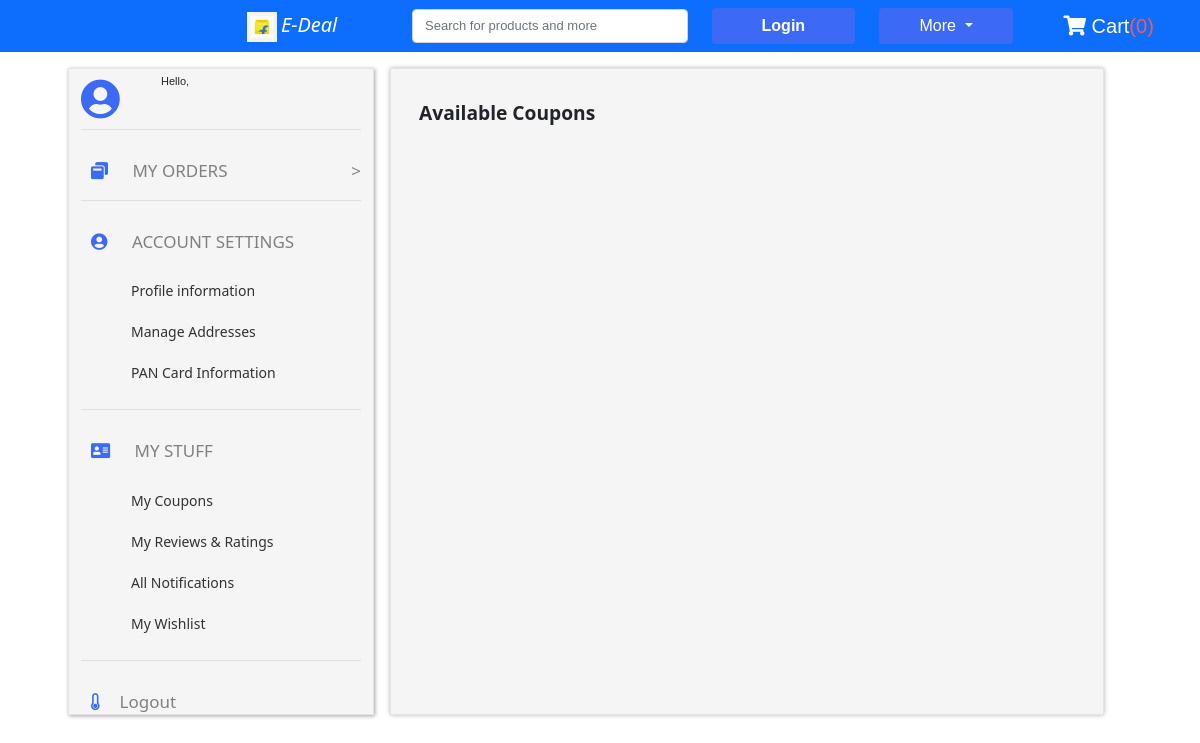
Before: /coupon/ with the older database file.
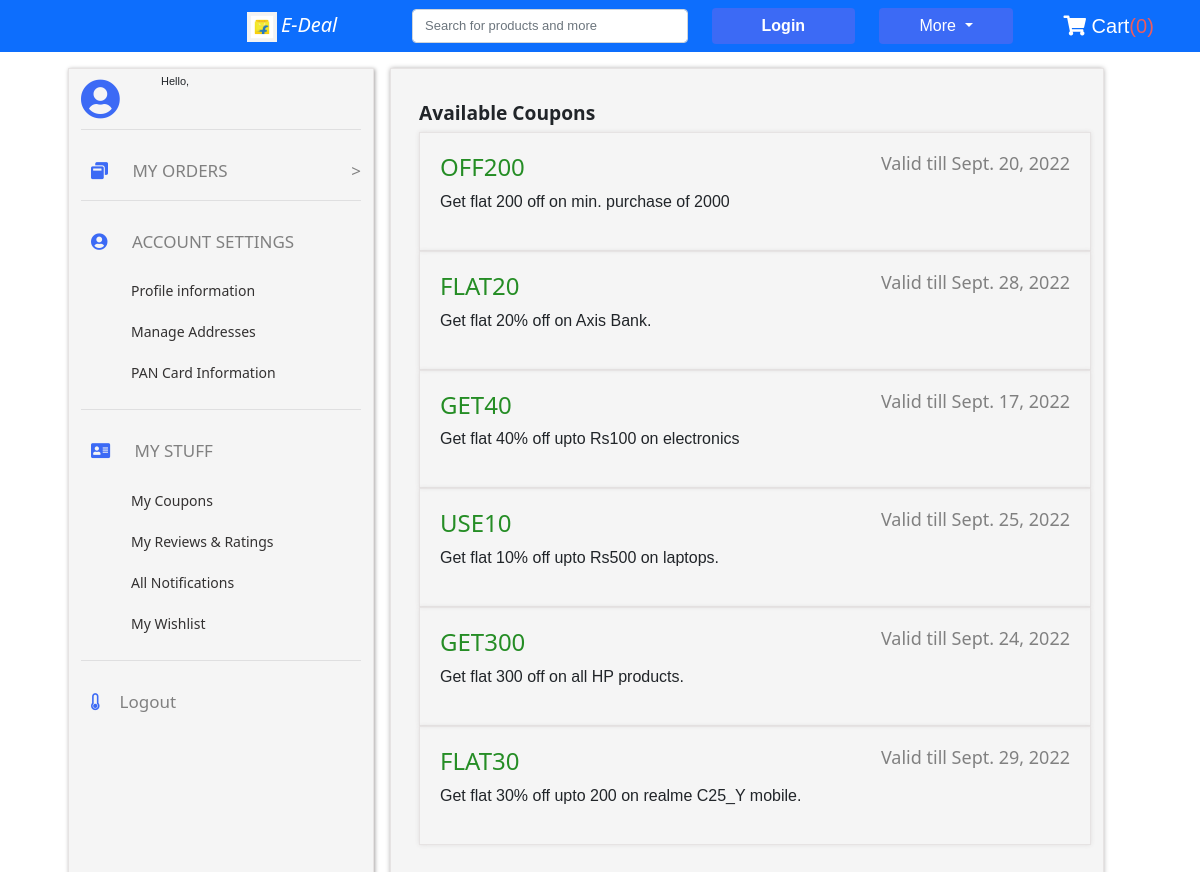
After: the same page with the newer database file.
### store/models.py (models this page shows, shortened)
class Coupon(models.Model):
    coupon_type = (
        ('min', 'min'),
        ('bank', 'bank'),
        ('category', 'category'),
        ('sub_cat', 'sub_cat'),
        ('brand', 'brand'),
        ('product','product')
    )
    dis_type = (
        ('in_percentage', 'in_percentage'),
        ('in_rupees','in_rupees')
    )
    user = models.ForeignKey(User, on_delete=models.CASCADE)
    coupon_type = models.CharField(max_length=8, choices=coupon_type)
    min = models.IntegerField(default=None, null=True, blank=True)
    bank = models.CharField(max_length=45,default=None, null=True, blank=True)
    category = models.ForeignKey(Category, on_delete=models.CASCADE, default=None, null=True, blank=True)
    sub_cat = models.ForeignKey(SubCategory, on_delete=models.CASCADE, default=None, null=True, blank=True)
    brand = models.CharField(max_length=20, default=None, null=True, blank=True)
    product = models.ForeignKey(Product, on_delete=models.CASCADE, default=None, null=True, blank=True)
    coupon_code = models.CharField(max_length=6)
    discount_type = models.CharField(max_length=15, choices=dis_type)
    discount = models.IntegerField()
    upto = models.IntegerField(default=None, null=True, blank=True)
    description = models.CharField(max_length=50)
    valid_till = models.DateField(default=None)

### store/views.py (the view, shortened to what this page needs)
# urls.py: path("coupon/",CouponView.as_view(), name="coupon"),
class CouponView(View):
    def get(self, request):
        context = {"coupons": Coupon.objects.all()}
        return render(request, "store/coupon.html", context)

### store/templatetags/cart_filter.py (called while the page is built)
@register.filter(name="cart_quantity")
def cart_quantity(cart):
    return len(cart)

### store/templates/store/coupon.html (shortened to what this page needs)
{% extends 'store/base.html' %}
{% load static %}
{% load crispy_forms_tags %}
{% load cart_tag %}
{% load cart_filter %}
{% block content %}
<div class="wish-div">
    <div class="row">
        <div class="col-md-3 wish-sidebar">
            <div class="row w-profile">
                <div class="col-md-3 w-img">
                    <i class="fa fa-user-circle user" aria-hidden="true"></i>
                </div>
                <div class="col">
                    <p class="w-hello">Hello,</p>
                </div>
            </div>
            <hr class="line" id="w-line">
            <div class="mt-3 w-order">
                <a href="{% url 'store:order' %}"><i class="fa fa-window-restore user" aria-hidden="true"></i><span
                        class="w-s-h"> MY ORDERS</span><span class="w-s">></span></a>
            </div>
            <hr class="line mt-3">
            <div class="mt-3">
                <div class="w-order">
                    <p> <i class="fa fa-user-circle user" aria-hidden="true"></i>
                        <span class="w-s-h">ACCOUNT SETTINGS</span>
                    </p>
                </div>
                <a href="{% url 'store:profile' %}" class="w-a-s">Profile information</a>
                <a href="" class="w-a-s">Manage Addresses</a>
                <a href="" class="w-a-s">PAN Card Information</a>
            </div>
            <hr class="line mt-3">
            <div class="mt-3">
                <div class="w-order">
                    <p> <i class="fa fa-address-card user" aria-hidden="true"></i>
                        <span class="w-s-h">MY STUFF</span>
                    </p>
                </div>
                <a href="{% url 'store:coupon' %}" class="w-a-s">My Coupons</a>
                <a href="" class="w-a-s">My Reviews & Ratings</a>
                <a href="" class="w-a-s">All Notifications</a>
                <a href="{% url 'store:wish' %}" class="w-a-s">My Wishlist</a>
            </div>
            <hr class="line mt-3">
            <div class="w-order">
                <a href="{% url 'store:logout' %}"><i class="fa fa-thermometer-empty user" aria-hidden="true"></i><span
                        class="w-s-h">Logout</span></a>
            </div>
        </div>
        <div class="col-md-7 p-info">
            <div class="profile-div">
                <h3 class="coupon">Available Coupons</h3>
                {% for coupon in coupons %}
                 <div class="coupon-item">
                    <h4 class="coupon-code">{{coupon.coupon_code}} <span class="val-till">Valid till {{coupon.valid_till}}</span></h4>
                    <p class="e-font">{{coupon.description}}</p>
                 </div>
                 {% endfor %}
            </div>
        </div>
    </div>
</div>
{% endblock %}

### store/templates/store/base.html (shortened to what this page needs)
{% load static %}
{% load cart_tag %}
{% load cart_filter %}
{% load crispy_forms_tags %}
<!doctype html>
<html lang="en">
<head>
    <link rel="stylesheet" href="{% static 'css/style.css' %}">
    <link rel="stylesheet" href="https://use.fontawesome.com/releases/v5.7.2/css/all.css"
 />
    <link href="https://cdn.jsdelivr.net/npm/bootstrap@5.0.2/dist/css/bootstrap.min.css" rel="stylesheet"
>
</head>
<body>
    <div>
        <nav class="navbar navbar-expand-lg navbar-dark bg-primary sticky-top" id="qwe">
            <div class="container-fluid" id="q">
                <div class="row collapse navbar-collapse justify-content-center" id="navbarSupportedContent">
                    <div class="col-md-2">
                        <img src="{% static 'images/Edeal.jpg' %}" id="logo" alt="">
                        <a class="navbar-brand" href="/">
                            <i> E-Deal</i>
                        </a>
                    </div>
                    <div class="col-md-3 dropdown">
                        <input class="form-control me-2" id="search" type="text"
                            placeholder="Search for products and more" role="button" autocomplete="off"
                            id="dropdownMenuLink" data-bs-toggle="dropdown" aria-expanded="false" onkeyup="search()">
                    </div>
                    <div class="col nav-font">
                        {% if request.user.is_authenticated %}
                        <button type="button" class="form-control me-2" data-bs-toggle="modal"
                            data-bs-target="#loginmodal" data-bs-whatever="@mdo"
                            id="loginid">{{request.user.first_name}} <i class="fa fa-chevron-down"
                                aria-hidden="true"></i>
                        </button>
                        <div class="dropdown-content">
                            <hr class="line">
                            <a href="{% url 'store:profile' %}"><i class="fa fa-user-circle user"
                                    aria-hidden="true"></i>
                                My Profile</a>
                            <hr class="line">
                            <a href="{% url 'store:order' %}"><i class="fa fa-window-restore user"
                                    aria-hidden="true"></i> Orders</a>
                            <hr class="line">
                            <a href="{% url 'store:wish' %}" class="pb-2"><i class="fa fa-heart user"
                                    aria-hidden="true"></i>
                                Wishlist</a>
                            <hr class="line">
                            <a href="{% url 'store:coupon' %}" class="pb-2"><i class="fa fa-window-maximize user" aria-hidden="true"></i>
                                Coupons</a>
                            <hr class="line">
                            <a href="" class="pb-2"><i class="fa fa-bell user" aria-hidden="true"></i>
                                Notifications</a>
                            <hr class="line">
                            <a href="{% url 'store:logout' %}" class="pb-2"><i class="fa fa-thermometer-empty user"
                                    aria-hidden="true"></i>
                                Logout</a>
                        </div>
                        {% else %}
                        <button type="button" class="form-control me-2" data-bs-toggle="modal"
                            data-bs-target="#loginmodal" data-bs-whatever="@mdo" id="loginid">Login</button>
                        {% endif %}
                    </div>
                    <div class="col btn-group  nav-font">
                        <button class="form-control me-2 dropdown-toggle" id="dropdownMenuButton"
                            data-bs-toggle="dropdown" aria-expanded="false">
                            More
                        </button>
                    </div>
                    <div class="col nav-font">
                        <a class="navbar-brand" href="{% url 'store:cart_detail' %}">
                            <i class="fa fa-shopping-cart" aria-hidden="true"></i> Cart<span
                                id="nav-cart">({{request.session.cart|cart_quantity}})</span>
                        </a>
                    </div>
                </div>
            </div>
        </nav>
        {% block content %}
        {% endblock %}
    </div>
    {% load static %}
</body>
</html>

### store/static/css/style.css (style rules this page uses)
#q { text-align: center; }
#logo { height: 30px; width: 30px; }
#search { font-size: 13px; font-family: 'Franklin Gothic Medium', 'Arial Narrow', Arial, sans-serif; }
.nav-font { font-family: 'Franklin Gothic Medium', 'Arial Narrow', Arial, sans-serif; }
#dropdownMenuButton { border: none; color: white; background-color: rgb(60, 106, 245); }
.e-font { font-family: 'Franklin Gothic Medium', 'Arial Narrow', Arial, sans-serif; }
.dropdown { position: relative; display: inline-block; }
#loginid { color: white; background-color: rgb(60, 106, 245); border: none; font-weight: bold; }
.user { color: rgb(60, 106, 245); }
#nav-cart { color: rgb(240, 92, 92); }
.wish-sidebar { margin-left: 5rem; padding-left: 50px; border: .3px solid rgb(230, 227, 227); box-shadow: 0.5px 0.5px 4px rgb(165, 162, 162); background-color: whitesmoke; }
.wish-div { margin-top: 1rem; }
.w-hello { margin: 4px; font-family: 'Franklin Gothic Medium', 'Arial Narrow', Arial, sans-serif; font-size: 11px; }
.w-img { font-size: 40px; }
#w-line { margin-top: 0px; }
.w-order { padding-top: 12px; padding-left: 10px; font-family: 'Segoe UI', Tahoma, Geneva, Verdana, sans-serif; color: gray; font-size: 17px; }
.w-order a { color: gray; text-decoration: none; }
.w-s-h { margin-left: 20px; }
.w-s { float: right; }
.w-a-s { margin-left: 40px; padding: 10px; text-decoration: none; color: rgb(51, 49, 49); display: block; font-family: 'Segoe UI', Tahoma, Geneva, Verdana, sans-serif; font-size: 14px; }
.coupon { font-family: 'Segoe UI', Tahoma, Geneva, Verdana, sans-serif; font-size: larger; font-weight: bold; }
.coupon-item { border: .3px solid rgb(230, 227, 227); box-shadow: 0.1px 0.1px 5px rgb(219, 216, 216); font-family: 'Segoe UI', Tahoma, Geneva, Verdana, sans-serif; }
.coupon-item { padding: 20px; }
.val-till { color: gray; float: right; font-size: large; }
.coupon-code { color: rgb(37, 141, 37); }
.p-info { margin-left: 1rem; border: .3px solid rgb(230, 227, 227); box-shadow: 0.1px 0.1px 5px rgb(165, 162, 162); padding: 2rem 2rem; background-color: whitesmoke; }
.profile-div { padding-left: 1rem; }
.line { opacity: 10%; }

Changed rows visible on the page:
added Coupon: coupon_code "OFF200", valid_till "Sept. 20, 2022", description "Get flat 200 off on min. purchase of 2000"
added Coupon: coupon_code "FLAT20", valid_till "Sept. 28, 2022", description "Get flat 20% off on Axis Bank."
added Coupon: coupon_code "GET40", valid_till "Sept. 17, 2022", description "Get flat 40% off upto Rs100 on electronics"
added Coupon: coupon_code "USE10", valid_till "Sept. 25, 2022", description "Get flat 10% off upto Rs500 on laptops."
added Coupon: coupon_code "GET300", valid_till "Sept. 24, 2022", description "Get flat 300 off on all HP products."
added Coupon: coupon_code "FLAT30", valid_till "Sept. 29, 2022", description "Get flat 30% off upto 200 on realme C25_Y mobile."
